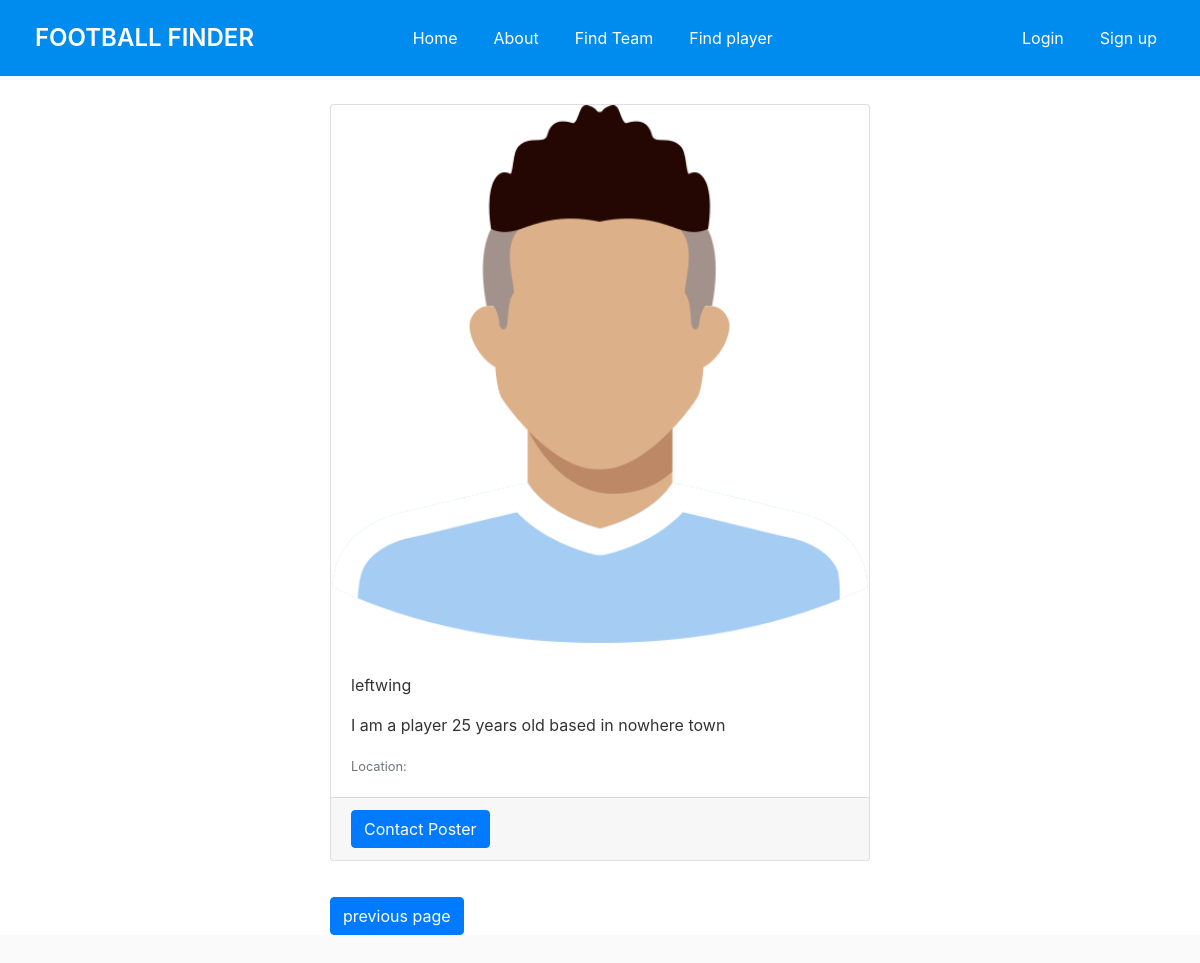
The page /player_listing/2/ on the database its author committed.
### ffinderapp/models.py (models this page shows)
class PlayerListing(models.Model):
    title = models.CharField(max_length=100)
    description = models.TextField()
    position = models.CharField(max_length=50)

### ffinderapp/views.py (the view)
# urls.py: path('player_listing/<int:pk>/', views.player_listing_detail, name='player_listing_detail'),
def player_listing_detail(request, pk):
    try:
        player_listing = PlayerListing.objects.get(pk=pk)
    except PlayerListing.DoesNotExist:
        return HttpResponse("Player listing not found.", status=404)
    return render(request, 'ffinderapp/player_listing_detail.html', {'player_listing': player_listing})

### ffinderapp/templates/ffinderapp/player_listing_detail.html (shortened to what this page needs)
{% extends 'ffinderapp/base.html' %}
{% load static %}
{% block content %}
<div class="container mt-4">
  <div class="row">
    <div class="col-md-6 offset-md-3">
      <div class="card">
        <img src="{% if player_listing.photo %}{{ player_listing.photo.url }}{% else %}{% static 'media/default.png' %}{% endif %}" class="card-img-top" alt="Player Listing Image">
        <div class="card-body">
          <p class="card-text">{{ player_listing.position }}</p>
          <p class="card-text">{{ player_listing.description }}</p>
          <p class="card-text"><small class="text-muted">Location: {{ player_listing.location }}</small></p>
        </div>
        <div class="card-footer">
          <button type="button" class="btn btn-primary" data-toggle="modal" data-target="#contactModal">
            Contact Poster
          </button>
        </div>
      </div>
      <button class="btn btn-primary mt-3" onclick="goBack()">previous page </button>
    </div>
  </div>
</div>
{% endblock %}

### ffinderapp/static/css/styles.css (style rules this page uses)
html { position: relative; min-height: 100%; }
body { background: #fafafa; color: #333333; margin-top: 5rem; margin-bottom: 50px; }
.card { margin-bottom: 20px; display: table; width: 100%; }
.card-img-top { max-width: 100%; height: auto; }
.card-text { font-size: 16px; }

### rows shown on the page
PlayerListing: position "leftwing", description "I am a player 25 years old based in nowhere town"
